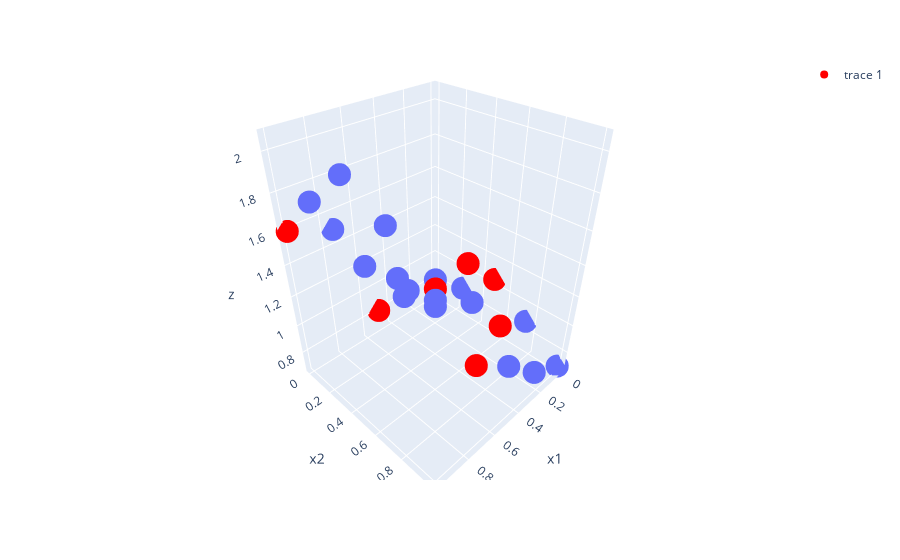

Notebook code cell kept with this figure:
### Code cell
fig = px.scatter_3d(df_train, x="x1", y="x2", z="z")
fig.add_trace(go.Scatter3d(x=df_test["x1"], y=df_test["x2"], z=df_test["z"], mode="markers", marker=dict(color="red")))
fig.show()

### Figure 1 — Plotly figure (JSON) as saved in the notebook; plotly's stock layout.template omitted (floating-point values rounded to 4 significant figures)
{"data": [{"hovertemplate": "x1=%{x}<br>x2=%{y}<br>z=%{z}<extra></extra>", "legendgroup": "", "marker": {"color": "#636efa", "symbol": "circle"}, "mode": "markers", "name": "", "scene": "scene", "showlegend": false, "type": "scatter3d", "x": [0, 0.75, 0, 0.25, 0.25, 0.25, 0.5, 0, 1, 1, 1, 0.75, 0.75, 0.75, 1, 0.5, 0.5, 0], "y": [0, 0, 0.25, 1, 0.25, 0, 1, 1, 0.75, 0.25, 1, 0.5, 0.75, 0.25, 0.5, 0.25, 0.75, 0.75], "z": [0.7371, 1.505, 0.8552, 0.8257, 1.052, 0.8357, 1.054, 0.691, 1.94, 1.849, 1.745, 1.451, 1.427, 1.396, 2.054, 1.065, 1.307, 0.8798]}, {"marker": {"color": "red"}, "mode": "markers", "type": "scatter3d", "x": [0.5, 0.25, 0.25, 1, 0.5, 0.75, 0], "y": [0.5, 0.5, 0.75, 0, 0, 1, 0.5], "z": [1.254, 1.292, 1.0, 1.599, 0.8152, 1.242, 1.055]}], "layout": {"autosize": true, "legend": {"tracegroupgap": 0}, "margin": {"t": 60}, "scene": {"aspectmode": "auto", "aspectratio": {"x": 0.9019, "y": 0.9019, "z": 1.229}, "domain": {"x": [0, 1], "y": [0, 1]}, "xaxis": {"title": {"text": "x1"}, "type": "linear"}, "yaxis": {"title": {"text": "x2"}, "type": "linear"}, "zaxis": {"title": {"text": "z"}, "type": "linear"}}}}
